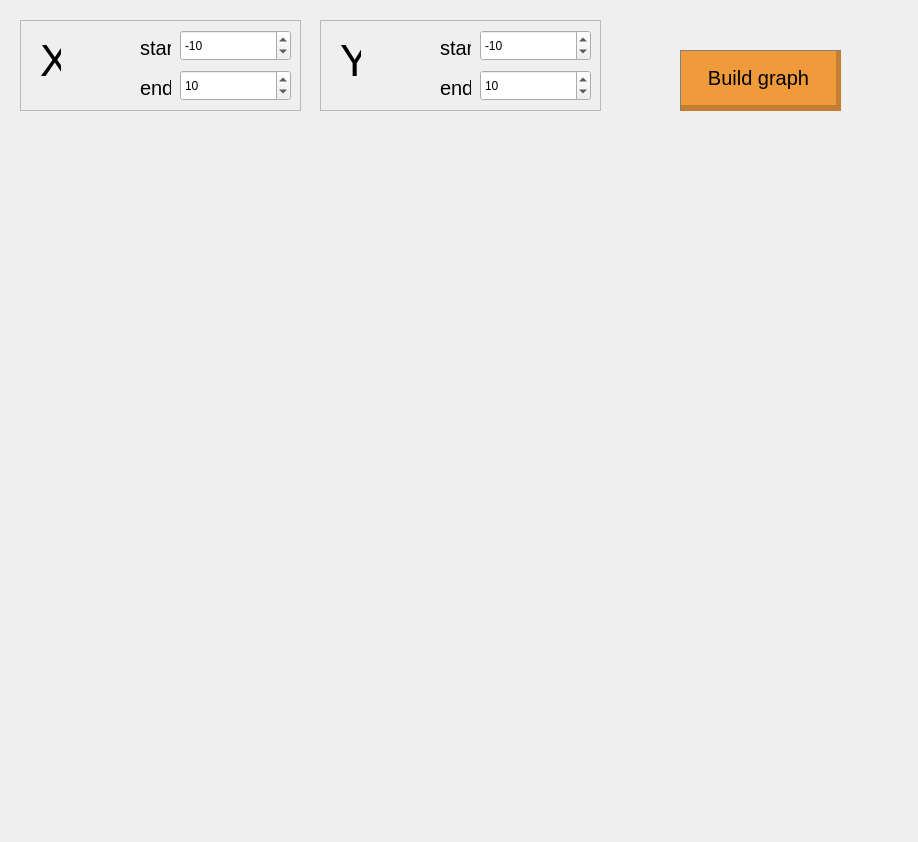
<?xml version="1.0" encoding="UTF-8"?>
<ui version="4.0">
 <class>Dialog</class>
 <widget class="QDialog" name="Dialog">
  <property name="geometry">
   <rect>
    <x>0</x>
    <y>0</y>
    <width>918</width>
    <height>842</height>
   </rect>
  </property>
  <property name="windowTitle">
   <string>Dialog</string>
  </property>
  <widget class="QCustomPlot" name="widget" native="true">
   <property name="geometry">
    <rect>
     <x>15</x>
     <y>137</y>
     <width>891</width>
     <height>691</height>
    </rect>
   </property>
  </widget>
  <widget class="QFrame" name="frame_2">
   <property name="geometry">
    <rect>
     <x>20</x>
     <y>20</y>
     <width>281</width>
     <height>91</height>
    </rect>
   </property>
   <property name="frameShape">
    <enum>QFrame::StyledPanel</enum>
   </property>
   <property name="frameShadow">
    <enum>QFrame::Raised</enum>
   </property>
   <widget class="QLabel" name="label_4">
    <property name="geometry">
     <rect>
      <x>20</x>
      <y>20</y>
      <width>21</width>
      <height>41</height>
     </rect>
    </property>
    <property name="font">
     <font>
      <pointsize>33</pointsize>
     </font>
    </property>
    <property name="text">
     <string>X</string>
    </property>
   </widget>
   <widget class="QLabel" name="label_5">
    <property name="geometry">
     <rect>
      <x>120</x>
      <y>60</y>
      <width>31</width>
      <height>16</height>
     </rect>
    </property>
    <property name="font">
     <font>
      <pointsize>15</pointsize>
     </font>
    </property>
    <property name="text">
     <string>end</string>
    </property>
   </widget>
   <widget class="QLabel" name="label_6">
    <property name="geometry">
     <rect>
      <x>120</x>
      <y>20</y>
      <width>31</width>
      <height>16</height>
     </rect>
    </property>
    <property name="font">
     <font>
      <pointsize>15</pointsize>
     </font>
    </property>
    <property name="text">
     <string>start</string>
    </property>
   </widget>
   <widget class="QSpinBox" name="x_start">
    <property name="geometry">
     <rect>
      <x>160</x>
      <y>10</y>
      <width>111</width>
      <height>31</height>
     </rect>
    </property>
    <property name="minimum">
     <number>-1000000</number>
    </property>
    <property name="maximum">
     <number>1000000</number>
    </property>
    <property name="value">
     <number>-10</number>
    </property>
   </widget>
   <widget class="QSpinBox" name="x_end">
    <property name="geometry">
     <rect>
      <x>160</x>
      <y>50</y>
      <width>111</width>
      <height>31</height>
     </rect>
    </property>
    <property name="minimum">
     <number>-1000000</number>
    </property>
    <property name="maximum">
     <number>1000000</number>
    </property>
    <property name="value">
     <number>10</number>
    </property>
   </widget>
  </widget>
  <widget class="QPushButton" name="build_graph">
   <property name="geometry">
    <rect>
     <x>680</x>
     <y>50</y>
     <width>161</width>
     <height>61</height>
    </rect>
   </property>
   <property name="font">
    <font>
     <pointsize>15</pointsize>
    </font>
   </property>
   <property name="styleSheet">
    <string notr="true">QPushButton {
   border: 1px solid gray;
   border-right: 5px solid rgb(196, 126, 49);
   border-bottom: 6px solid rgb(196, 126, 49);
  background-color: rgb(239, 154, 59);
}
QPushButton:pressed {
    background-color: qlineargradient(x1: 0, y1: 0, x2: 0, y2: 1,
                                      stop: 0 #dadbde, stop: 1 #f6f7fa);
}</string>
   </property>
   <property name="text">
    <string>Build graph</string>
   </property>
  </widget>
  <widget class="QFrame" name="frame_3">
   <property name="geometry">
    <rect>
     <x>320</x>
     <y>20</y>
     <width>281</width>
     <height>91</height>
    </rect>
   </property>
   <property name="frameShape">
    <enum>QFrame::StyledPanel</enum>
   </property>
   <property name="frameShadow">
    <enum>QFrame::Raised</enum>
   </property>
   <widget class="QLabel" name="label_7">
    <property name="geometry">
     <rect>
      <x>20</x>
      <y>20</y>
      <width>21</width>
      <height>41</height>
     </rect>
    </property>
    <property name="font">
     <font>
      <pointsize>33</pointsize>
     </font>
    </property>
    <property name="text">
     <string>Y</string>
    </property>
   </widget>
   <widget class="QLabel" name="label_8">
    <property name="geometry">
     <rect>
      <x>120</x>
      <y>60</y>
      <width>31</width>
      <height>16</height>
     </rect>
    </property>
    <property name="font">
     <font>
      <pointsize>15</pointsize>
     </font>
    </property>
    <property name="text">
     <string>end</string>
    </property>
   </widget>
   <widget class="QLabel" name="label_9">
    <property name="geometry">
     <rect>
      <x>120</x>
      <y>20</y>
      <width>31</width>
      <height>16</height>
     </rect>
    </property>
    <property name="font">
     <font>
      <pointsize>15</pointsize>
     </font>
    </property>
    <property name="text">
     <string>start</string>
    </property>
   </widget>
   <widget class="QSpinBox" name="y_start">
    <property name="geometry">
     <rect>
      <x>160</x>
      <y>10</y>
      <width>111</width>
      <height>31</height>
     </rect>
    </property>
    <property name="minimum">
     <number>-1000000</number>
    </property>
    <property name="maximum">
     <number>1000000</number>
    </property>
    <property name="value">
     <number>-10</number>
    </property>
   </widget>
   <widget class="QSpinBox" name="y_end">
    <property name="geometry">
     <rect>
      <x>160</x>
      <y>50</y>
      <width>111</width>
      <height>31</height>
     </rect>
    </property>
    <property name="minimum">
     <number>-1000000</number>
    </property>
    <property name="maximum">
     <number>1000000</number>
    </property>
    <property name="value">
     <number>10</number>
    </property>
   </widget>
  </widget>
 </widget>
 <customwidgets>
  <customwidget>
   <class>QCustomPlot</class>
   <extends>QWidget</extends>
   <header>qcustomplot.h</header>
   <container>1</container>
  </customwidget>
 </customwidgets>
 <resources/>
 <connections/>
</ui>
